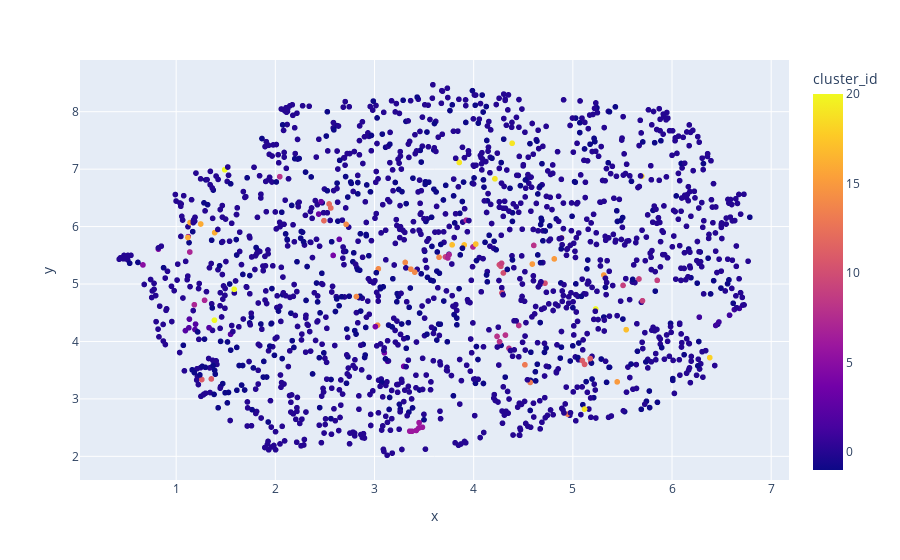

The notebook cell this image was saved under:
### Code cell
X = movie_embeddings
db = DBSCAN(metric="cosine", eps=0.15).fit(X)
db.labels_

reducer = umap.UMAP()
X_umap = reducer.fit_transform(X)
df_cluster = pd.DataFrame(np.hstack((X_umap, db.labels_.reshape(-1, 1))), columns=["x", "y", "cluster_id"])
fig = px.scatter(df_cluster, x="x", y="y", color="cluster_id")

fig.show()

### Figure 1 — Plotly figure (JSON) as saved in the notebook; plotly's stock layout.template omitted (floating-point values rounded to 4 significant figures; data arrays with more than 128 entries replaced by an {"elided": "..."} marker saying what was removed)
{"data": [{"hovertemplate": "x=%{x}<br>y=%{y}<br>cluster_id=%{marker.color}<extra></extra>", "legendgroup": "", "marker": {"color": {"elided": "1682 int values"}, "coloraxis": "coloraxis", "symbol": "circle"}, "mode": "markers", "name": "", "showlegend": false, "type": "scattergl", "x": {"elided": "1682 float values"}, "xaxis": "x", "y": {"elided": "1682 float values"}, "yaxis": "y"}], "layout": {"coloraxis": {"colorbar": {"title": {"text": "cluster_id"}}, "colorscale": [[0, "#0d0887"], [0.1111, "#46039f"], [0.2222, "#7201a8"], [0.3333, "#9c179e"], [0.4444, "#bd3786"], [0.5556, "#d8576b"], [0.6667, "#ed7953"], [0.7778, "#fb9f3a"], [0.8889, "#fdca26"], [1, "#f0f921"]]}, "legend": {"tracegroupgap": 0}, "margin": {"t": 60}, "xaxis": {"anchor": "y", "domain": [0, 1], "title": {"text": "x"}}, "yaxis": {"anchor": "x", "domain": [0, 1], "title": {"text": "y"}}}}
